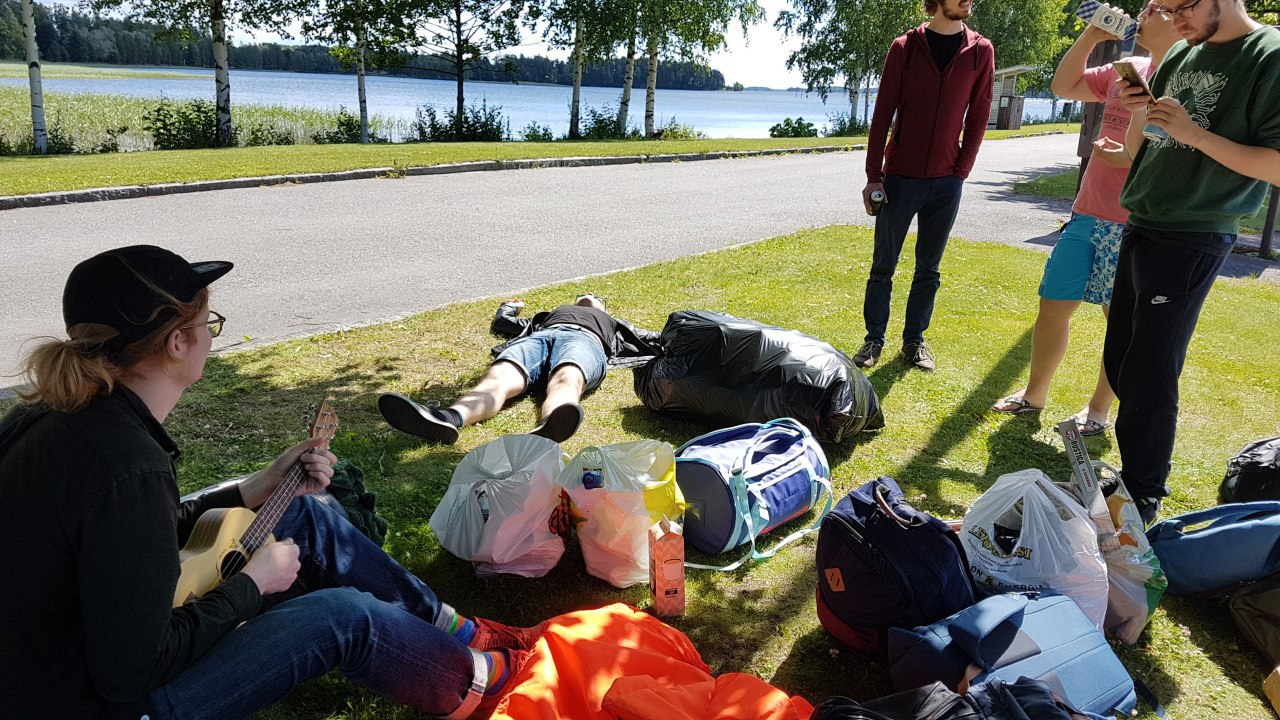
#> input picture scripts/photos/meista/boissit.jpg, 1280 x 720 px, given in place of visu2.jpg, which was not available
$ python meista.py
#> lines starting #> are read from the running program, lines starting #| are printed output that depends on the picture; after the words box and inside, x2 and y2 are one past the last pixel; in counts of white or black regions, pixels touching at a corner belong together; pictures that were not available may be replaced by others from this repository, and a replacement may not be noted
"""The owner's pictures for the timeline on /meista, from meista/ into src/assets/meista.

Run from this directory, by build.sh or on its own once a new file is in meista/.

The originals are the owner's files as they were sent, under the owner's own names,
which are also the names the page's slots look for. Each is made into its picture
by its kind:

  * A photograph is copied as it is. Astro resizes it for the page.
  * A phone shot comes as a device frame drawn on black, and black round a phone
    is a dark slab on the page's peach. The black is masked off: every near-black
    region touching the image's edge is background, and what is left is the
    device, cut out to its own outline on transparent and written as PNG.
  * A tile is artwork on a rounded tile, drawn on white: the white is masked off
    the same way, and the tile stands on the page by its own outline.
  * A screenshot of a browser keeps only the page it shows: the box below cuts the
    browser's toolbar, its address and profile picture, off the top, and the
    window's edge and scrollbar off the sides.
  * A board is a design-tool page holding several screens: each is cut out by its
    box, its own frame label and the page's title left behind, and set into a
    phone as a screen is, below. These are cut off at the board's foot, so they
    stand on the phone's foot as if they ran on under it, and their own flat
    background is carried on above them.
  * A screen is a design-tool frame on its grey canvas, with the frame's name
    above it. It is cut to the frame and set into the phone of another phone
    shot, so it stands beside that one as the same device: the screen is fitted
    whole to the phone's screen, inside the notch and the rounded corners, and
    the room its proportions leave above and below is its own top and bottom
    rows carried on. It runs the screen's full width: only its background meets
    the corners, and its content keeps the design's own margins inside them.

Before any of that, the prototype's screenshots lose a real person. Their sample
profile, "Esa, 26", wears the photograph of somebody who never agreed to be on a
dating site, so every place it is drawn is painted over with one face from the
backend's mock cast (`cast/`, Unsplash stock, credited in docs/pictures.md). The
same face in every screenshot, so the prototype still reads as one profile. Each
place is a box measured on the original, inside the slot's border, with the
slot's corner radius; the face is cropped to the box's proportions round its
centre and pasted under the slot's own border, and the one slot that prints the
name over the photo gets its darkening and its white letters back on top.

The same inputs give the same bytes out, every run.
"""
import os
import shutil

import cv2
import numpy as np
from PIL import Image, ImageDraw, ImageFilter

HERE = os.path.dirname(os.path.abspath(__file__))
SRC = os.path.join(HERE, 'meista')
WEB = os.path.join(HERE, '../../src/assets/meista')

# Below this in every channel a pixel is the black ground. The JPEGs' ground is
# noise round zero, and the darkest part of a device's own edge is well above it.
BLACK = 28

PHOTOS = ['boissit.jpg', 'designsprint.jpg', 'designsprint2.jpg']
DEVICES = ['visu2.jpg', 'mockup1.png', 'mockup2.png', 'mockup3.png', 'latevisu1.jpg', 'latevisu2.jpg']
TILES = ['logo.jpg']
# A board, and each screen on it: the picture it becomes, its box on the board,
# and the device whose phone it is set into.
BOARDS = {
    'esimerkkiruudut.png': {
        'onboard.png': ((103, 89, 474, 898), 'visu2.jpg'),
        'overview.png': ((518, 89, 889, 898), 'visu2.jpg'),
    },
}
# A browser screenshot, and the box of it that is the page: measured on the file.
BROWSER = {'map.jpg': (8, 26, 1263, 678)}
# Above this in every channel a pixel is a tile's white ground.
WHITE = 236
# The stand-in for "Esa, 26": `spare-male-01.jpg` in treffit-backend's `test/`,
# the cast's Aleksi Rantala, 26, copied here under the cast's name so the credit
# in `treffit_backend/mocks/data.py` still finds it.
CAST = os.path.join(HERE, 'cast')
STAND_IN = 'spare-male-01.jpg'
# Where the stand-in's face is centred, in its 600 x 600 pixels.
STAND_IN_FACE = (300, 230)

# Every photo slot of Esa: the inside of its border as (left, top, right, bottom),
# measured on the original, and the border's inner corner radius. `square_bottom`
# for a photo whose foot is a straight cut onto the card, and `name_over` for the
# one that prints the name over the photo's foot, on a darkening.
PORTRAITS = {
    'mockup1.png': [{'box': (98, 325, 200, 426), 'radius': 15}],
    'mockup3.png': [{'box': (90, 302, 287, 498), 'radius': 20}],
    'latevisu1.jpg': [{'box': (71, 239, 336, 470), 'radius': 11, 'square_bottom': True, 'name_over': True}],
    'latevisu2.jpg': [{'box': (69, 245, 147, 323), 'radius': 8}],
}

# The darkening under the name on the Ehdokkaat card, read off the original's wall:
# none down to this share of the photo's height, then down to NAME_SHADE of the
# light at this share, and level to the foot.
NAME_SHADE_FROM, NAME_SHADE_TO, NAME_SHADE = 0.46, 0.87, 0.52
# Above this a pixel of the name's band is the white lettering (the darkened photo
# under it peaks near 110), and fully letter from NAME_FULL.
NAME_EDGE, NAME_FULL = 120, 235

# A screen, and the device whose phone it is set into.
SCREENS = {'visu1.jpg': 'visu2.jpg'}

# Between the screen's content and the phone's notch, in the phone's pixels.
SCREEN_MARGIN = 12
# The design tool's anti-aliased edge round a frame, trimmed so it is not carried on.
FRAME_EDGE = 3


def stem(name):
    return os.path.splitext(name)[0]


def cut_out(rgb, ground=None):
    """The alpha of what stands on a plain ground: everything but the ground's
    regions touching the image's edge. The ground is near-black unless given."""
    dark = ((rgb.max(axis=2) < BLACK) if ground is None else ground).astype(np.uint8)
    count, labels = cv2.connectedComponents(dark, connectivity=4)
    edge = np.unique(np.concatenate([labels[0], labels[-1], labels[:, 0], labels[:, -1]]))
    ground = np.isin(labels, edge[edge != 0]) if count > 1 else np.zeros_like(dark, bool)
    # One pixel in from the cut, and softened over a pixel, so the outline keeps no
    # dark fringe of the ground it was cut from and no stair-steps.
    keep = cv2.erode((~ground).astype(np.uint8) * 255, np.ones((3, 3), np.uint8))
    return cv2.GaussianBlur(keep, (3, 3), 0.8)


def save_device(rgb, alpha, name):
    ys, xs = np.nonzero(alpha)
    box = (xs.min(), ys.min(), xs.max() + 1, ys.max() + 1)
    Image.fromarray(np.dstack([rgb, alpha])).crop(box).save(os.path.join(WEB, stem(name) + '.png'), optimize=True)


def rounded(width, height, radius, square_bottom=False):
    """A rounded rectangle's coverage, 0 to 1, drawn at four times and averaged
    down, so its curve is anti-aliased as the screenshot's own border is."""
    k = 4
    mask = Image.new('L', (width * k, height * k), 0)
    draw = ImageDraw.Draw(mask)
    draw.rounded_rectangle((0, 0, width * k - 1, height * k - 1), radius * k, fill=255,
                           corners=(True, True, not square_bottom, not square_bottom))
    return np.array(mask.resize((width, height), Image.LANCZOS)).astype(np.float32)[..., None] / 255


def stand_in(width, height):
    """The stand-in's face, cropped to `width` x `height` round its centre and as
    soft as the screenshot it goes into."""
    face = Image.open(os.path.join(CAST, STAND_IN)).convert('RGB')
    side = min(face.width, round(face.height * width / height))
    tall = round(side * height / width)
    fx, fy = STAND_IN_FACE
    left = min(max(fx - side // 2, 0), face.width - side)
    top = min(max(fy - round(tall * 0.45), 0), face.height - tall)
    crop = face.crop((left, top, left + side, top + tall)).resize((width, height), Image.LANCZOS)
    return np.array(crop.filter(ImageFilter.GaussianBlur(0.5))).astype(np.float32)


def paint_over_esa(rgb, name):
    out = rgb.astype(np.float32)
    for slot in PORTRAITS.get(name, []):
        x0, y0, x1, y1 = slot['box']
        w, h = x1 - x0, y1 - y0
        old = out[y0:y1, x0:x1].copy()
        face = stand_in(w, h)
        if slot.get('name_over'):
            t = (np.arange(h, dtype=np.float32) / (h - 1))[:, None, None]
            ramp = np.clip((t - NAME_SHADE_FROM) / (NAME_SHADE_TO - NAME_SHADE_FROM), 0, 1)
            ramp = ramp * ramp * (3 - 2 * ramp)
            face *= 1 - (1 - NAME_SHADE) * ramp
            # The white name, lifted off the original and laid back on.
            light = old.mean(axis=2, keepdims=True)
            letters = np.clip((light - NAME_EDGE) / (NAME_FULL - NAME_EDGE), 0, 1)
            letters[: round(h * NAME_SHADE_TO) - 40] = 0
            face = face * (1 - letters) + 255 * letters
        cover = rounded(w, h, slot['radius'], slot.get('square_bottom', False))
        out[y0:y1, x0:x1] = face * cover + old * (1 - cover)
    return out.round().clip(0, 255).astype(np.uint8)


def device(name):
    rgb = paint_over_esa(np.array(Image.open(os.path.join(SRC, name)).convert('RGB')), name)
    save_device(rgb, cut_out(rgb), name)


def tile(name):
    rgb = np.array(Image.open(os.path.join(SRC, name)).convert('RGB'))
    save_device(rgb, cut_out(rgb, rgb.min(axis=2) > WHITE), name)


def browser(name, box):
    Image.open(os.path.join(SRC, name)).convert('RGB').crop(box).save(
        os.path.join(WEB, name), quality=90, subsampling=0, optimize=True)


# [64 lines left out: functions frame_of, design_frame, set_into_phone, not called in this run]


def screen(name, into):
    set_into_phone(design_frame(name), into, name)


# [5 lines left out: function board, not called in this run]


os.makedirs(WEB, exist_ok=True)
for name in PHOTOS:
    shutil.copyfile(os.path.join(SRC, name), os.path.join(WEB, name))
for name in DEVICES:
    device(name)
#> in paint_over_esa, returned value is the input picture: shape (720, 1280, 3); mean R, G, B 108.7, 105.8, 91.5
#> in cut_out, `dark = ((rgb.max(axis=2) < BLACK) if ground is None else ground).astyp..`:
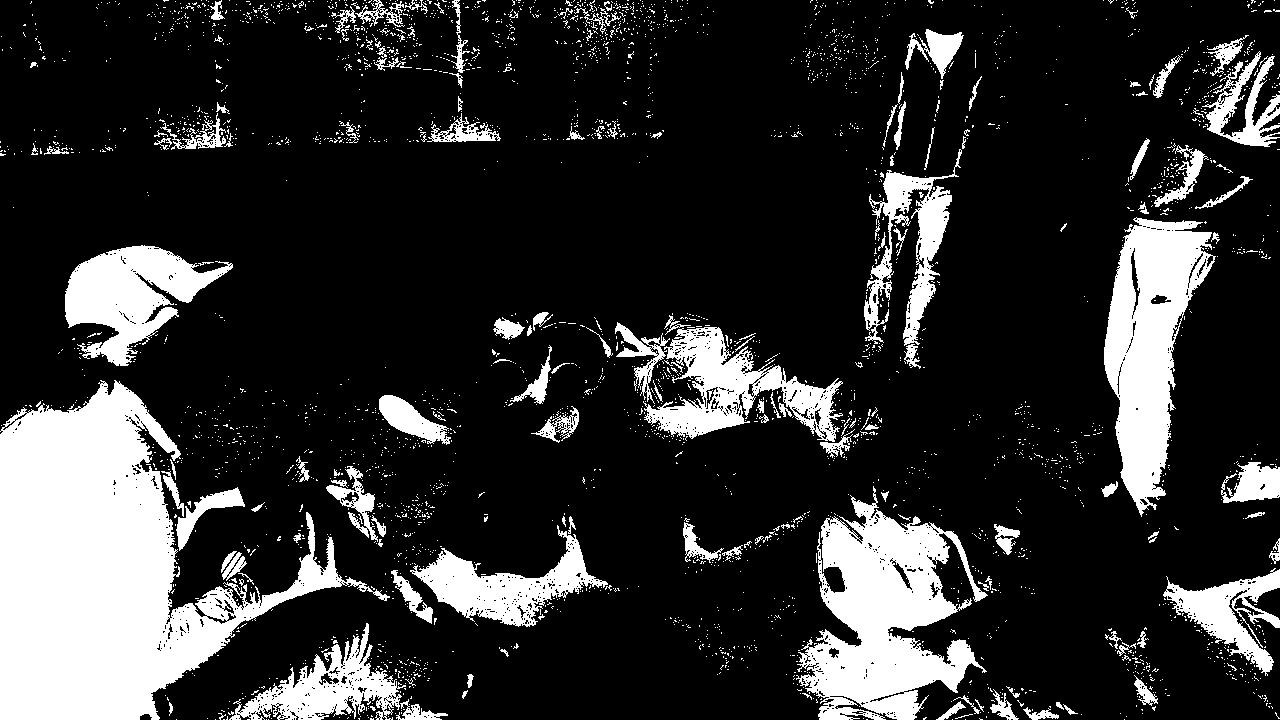
#> dark: shape (720, 1280); values 0 (black) and 1 (white), 19% white; 3239 white regions (3083 under 20 px), largest, box (x1, y1, x2, y2) and area: (0, 380, 390, 720) 58517, (796, 486, 988, 720) 22869, (1104, 217, 1216, 517) 17343
#> in cut_out, `count, labels = cv2.connectedComponents(dark, connectivity=4)`:
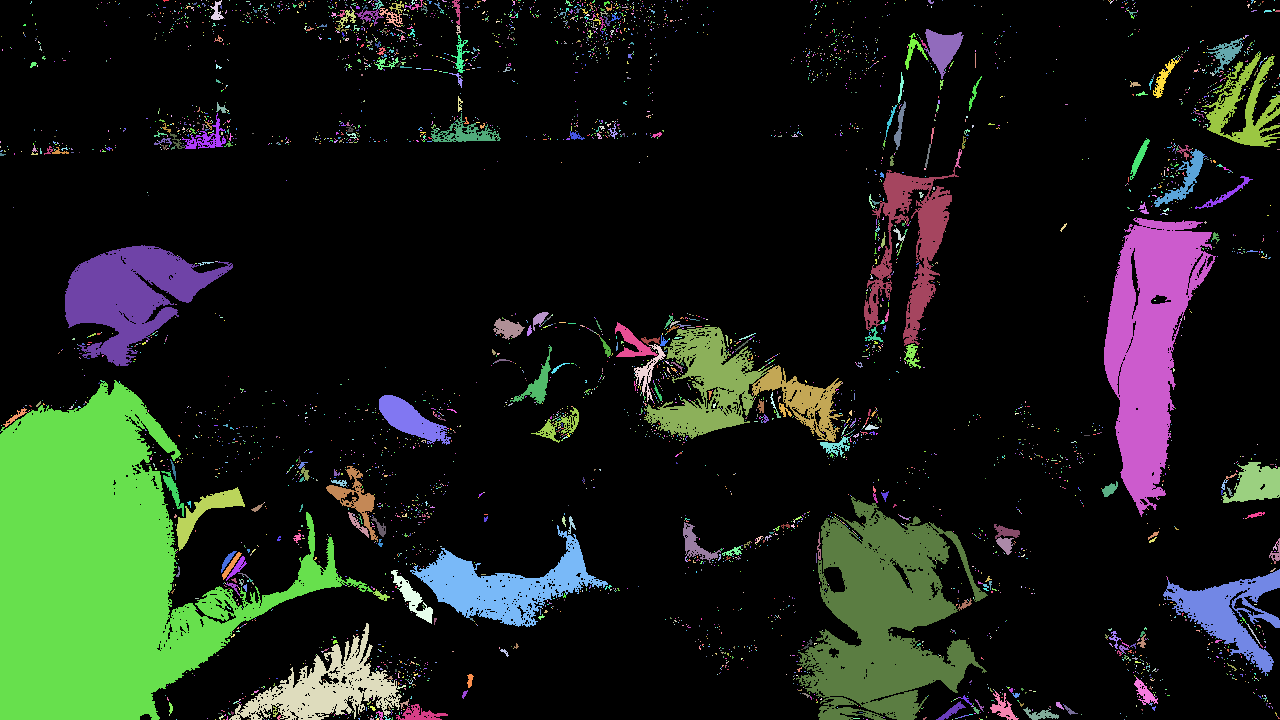
#> labels: shape (720, 1280) int32; 4906 distinct labels, from 0 to 4905; one colour per label, 0 black
#> in cut_out, `count, labels = cv2.connectedComponents(dark, connectivity=4)`: count = 4906
#> in cut_out, `edge = np.unique(np.concatenate([labels[0], labels[-1], labels[:, 0], ..`: edge = 100 values from 0 to 4905
#> in cut_out, `keep = cv2.erode((~ground).astype(np.uint8) * 255, np.ones((3, 3), np...`:
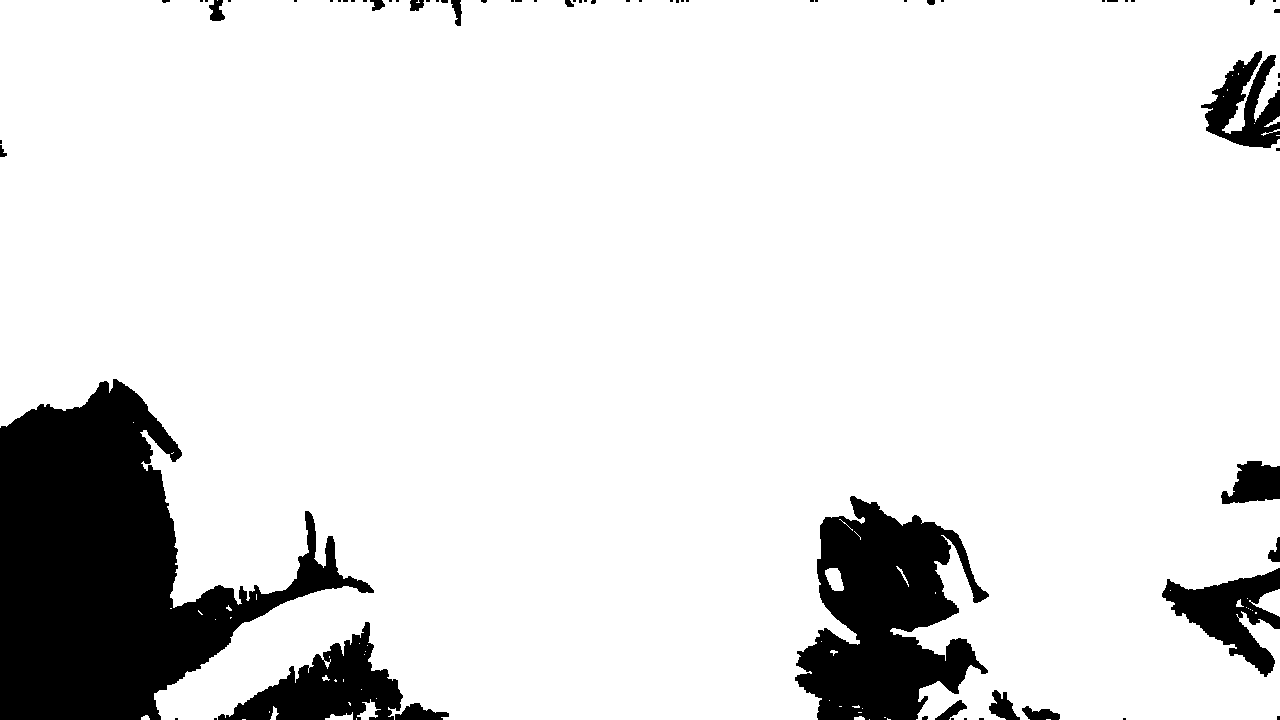
#> keep: shape (720, 1280); 88.2% white; 70 black regions (47 under 20 px), largest, box (x1, y1, x2, y2) and area: (0, 379, 374, 720) 60869, (795, 496, 989, 720) 25754, (218, 622, 403, 720) 8068
#> in save_device, `box = (xs.min(), ys.min(), xs.max() + 1, ys.max() + 1)`: box = (0, 0, 1280, 720)
#> in save_device, `Image.fromarray(np.dstack([rgb, alpha])).crop(box).save(os.path.join(W..`:
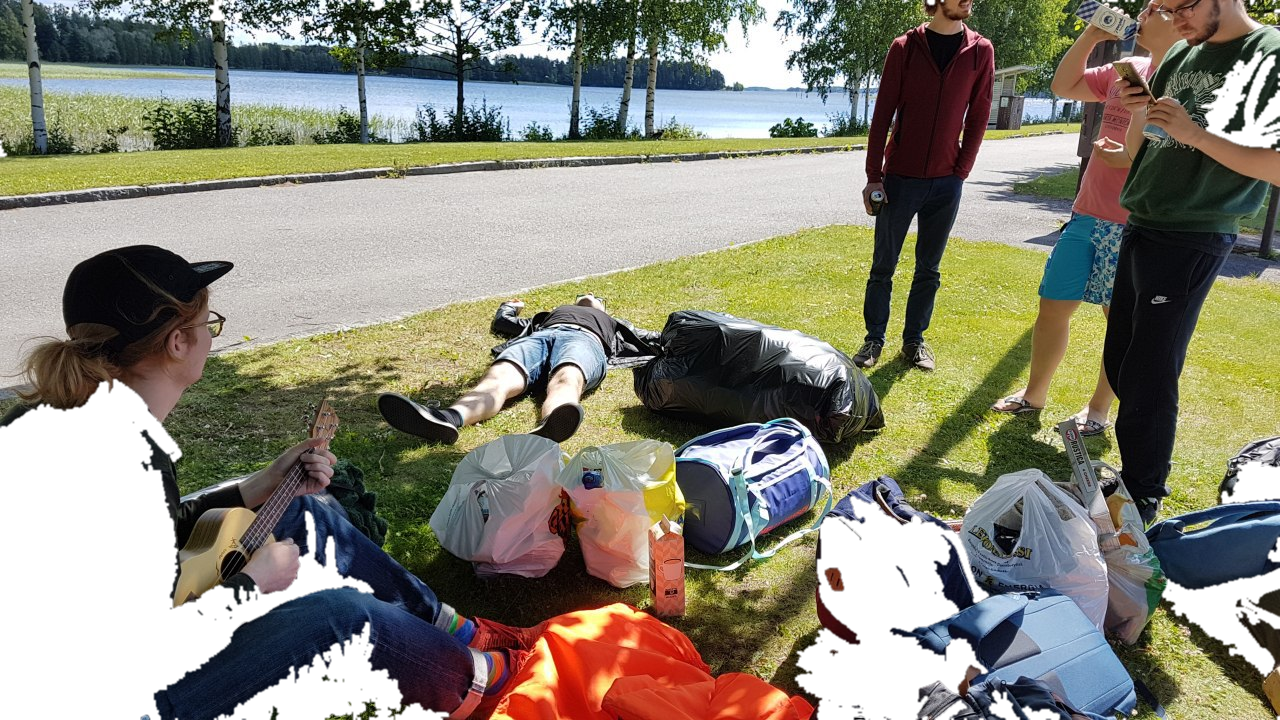
#> saved as visu2.png: PIL image 1280x720 RGBA; mean R, G, B, A 108.7, 105.8, 91.5, 224.8; transparent parts drawn white
#> pass 2 of the loop `for name in DEVICES:`:
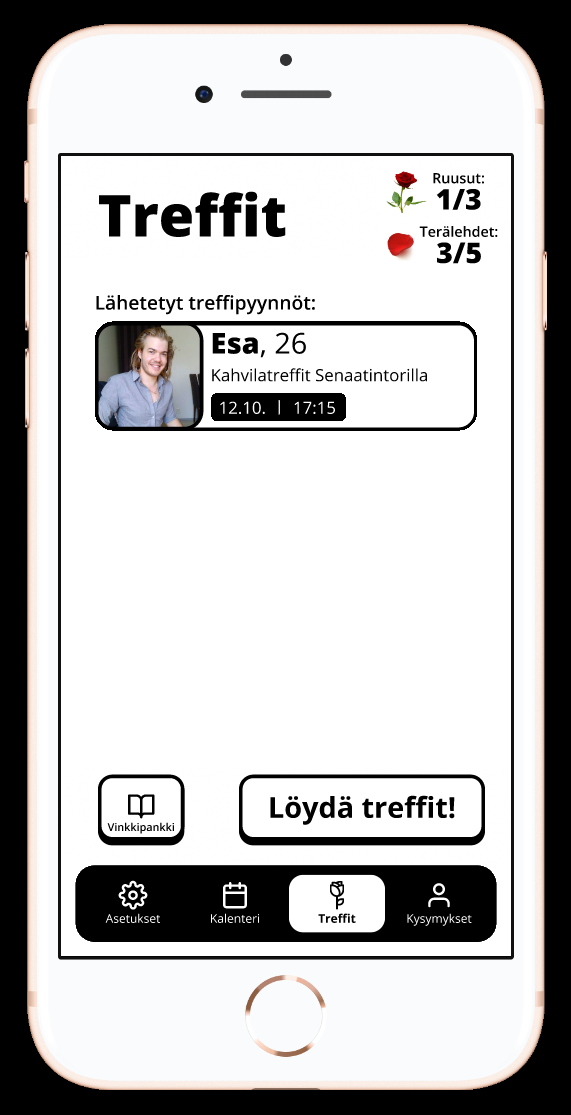
#> input picture scripts/photos/meista/mockup1.png, 571 x 1115 px
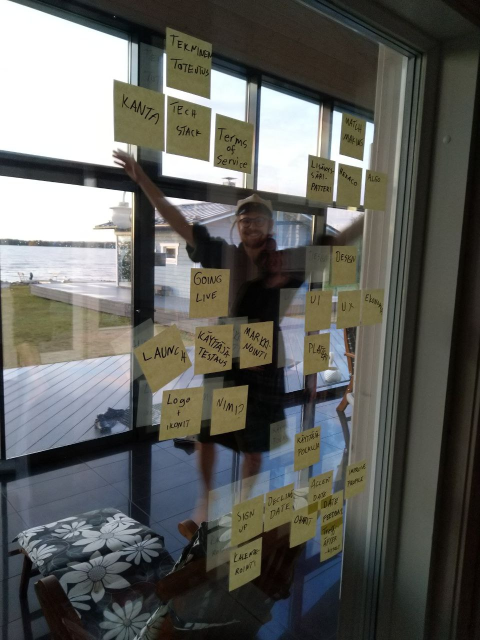
#> input picture scripts/photos/meista/designsprint.jpg, 960 x 1280 px, given in place of spare-male-01.jpg, which was not available (shown at 1/2 size)
#> in stand_in, face is the input picture: PIL image 960x1280 RGB; mean R, G, B 96, 96.7, 92.2
#> box = (24, 24, 547, 1090)
#> in save_device (call 2), `Image.fromarray(np.dstack([rgb, alpha])).crop(box).save(os.path.join(W..`:
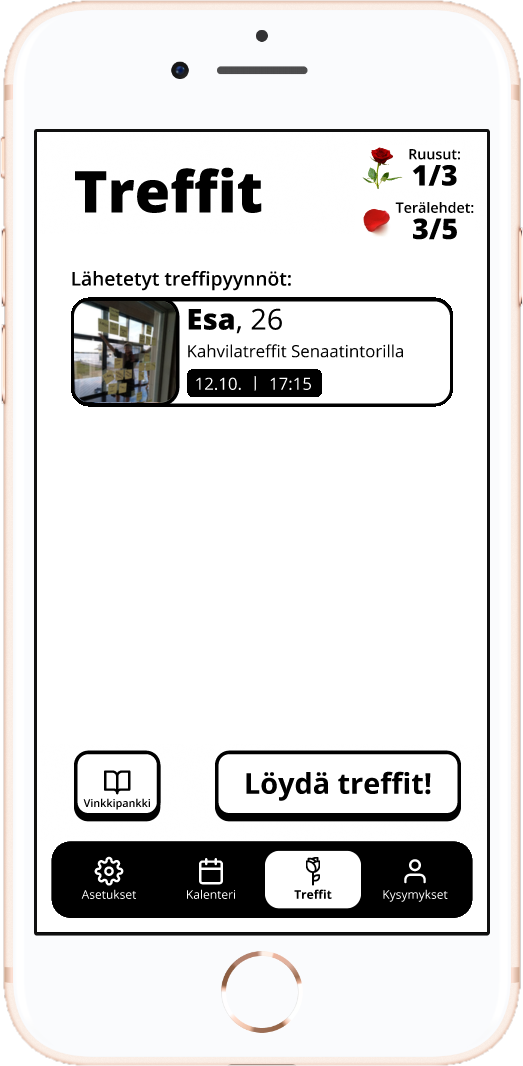
#> saved as mockup1.png: PIL image 523x1066 RGBA; mean R, G, B, A 219.4, 218.3, 217.9, 248.9; transparent parts drawn white
#> (the run stopped early here; a loop or call above may not have finished)
